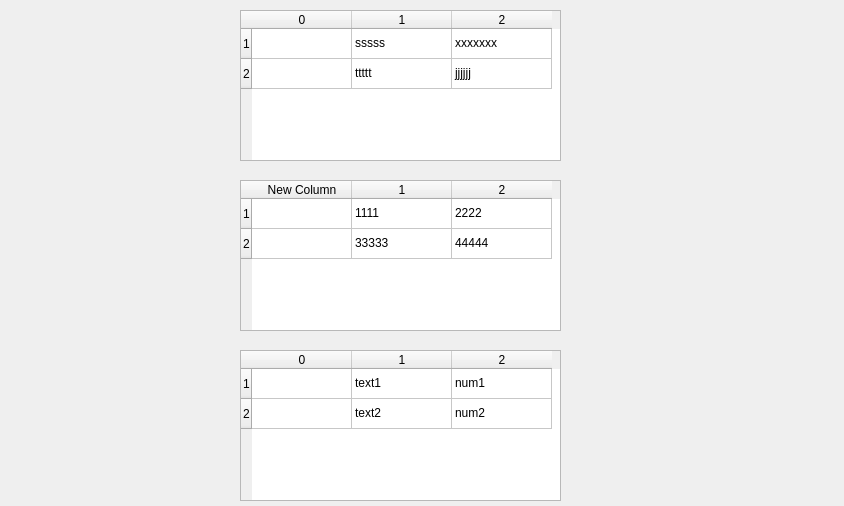
<?xml version="1.0" encoding="UTF-8"?>
<ui version="4.0">
 <class>Form</class>
 <widget class="QWidget" name="Form">
  <property name="geometry">
   <rect>
    <x>0</x>
    <y>0</y>
    <width>844</width>
    <height>506</height>
   </rect>
  </property>
  <property name="windowTitle">
   <string>Form</string>
  </property>
  <widget class="QTableWidget" name="tableWidget">
   <property name="geometry">
    <rect>
     <x>240</x>
     <y>10</y>
     <width>321</width>
     <height>151</height>
    </rect>
   </property>
   <property name="styleSheet">
    <string notr="true">QTableWidget::item:hover {
    color: white;
	background-color: red;
}      

QTableWidget::item:selected
{
 	color: white;
	background-color: green;
	
}
</string>
   </property>
   <property name="selectionMode">
    <enum>QAbstractItemView::SingleSelection</enum>
   </property>
   <property name="selectionBehavior">
    <enum>QAbstractItemView::SelectRows</enum>
   </property>
   <property name="showGrid">
    <bool>true</bool>
   </property>
   <property name="sortingEnabled">
    <bool>true</bool>
   </property>
   <row>
    <property name="text">
     <string>1</string>
    </property>
   </row>
   <row>
    <property name="text">
     <string>2</string>
    </property>
   </row>
   <column>
    <property name="text">
     <string>0</string>
    </property>
   </column>
   <column>
    <property name="text">
     <string>1</string>
    </property>
   </column>
   <column>
    <property name="text">
     <string>2</string>
    </property>
   </column>
   <item row="0" column="0">
    <property name="text">
     <string/>
    </property>
   </item>
   <item row="0" column="1">
    <property name="text">
     <string>sssss</string>
    </property>
   </item>
   <item row="0" column="2">
    <property name="text">
     <string>xxxxxxx</string>
    </property>
   </item>
   <item row="1" column="0">
    <property name="text">
     <string/>
    </property>
   </item>
   <item row="1" column="1">
    <property name="text">
     <string>ttttt</string>
    </property>
   </item>
   <item row="1" column="2">
    <property name="text">
     <string>jjjjjj</string>
    </property>
   </item>
  </widget>
  <widget class="QTableWidget" name="tableWidget_2">
   <property name="geometry">
    <rect>
     <x>240</x>
     <y>180</y>
     <width>321</width>
     <height>151</height>
    </rect>
   </property>
   <property name="styleSheet">
    <string notr="true">QTableWidget::item:hover {
    color: white;
	background-color: red;
}      

QTableWidget::item:selected
{
 	color: white;
	background-color: green;
	
}
</string>
   </property>
   <property name="selectionMode">
    <enum>QAbstractItemView::SingleSelection</enum>
   </property>
   <property name="selectionBehavior">
    <enum>QAbstractItemView::SelectRows</enum>
   </property>
   <property name="showGrid">
    <bool>true</bool>
   </property>
   <property name="sortingEnabled">
    <bool>true</bool>
   </property>
   <row>
    <property name="text">
     <string>1</string>
    </property>
   </row>
   <row>
    <property name="text">
     <string>2</string>
    </property>
   </row>
   <column>
    <property name="text">
     <string>New Column</string>
    </property>
   </column>
   <column>
    <property name="text">
     <string>1</string>
    </property>
   </column>
   <column>
    <property name="text">
     <string>2</string>
    </property>
   </column>
   <item row="0" column="0">
    <property name="text">
     <string/>
    </property>
   </item>
   <item row="0" column="1">
    <property name="text">
     <string>1111</string>
    </property>
   </item>
   <item row="0" column="2">
    <property name="text">
     <string>2222</string>
    </property>
   </item>
   <item row="1" column="0">
    <property name="text">
     <string/>
    </property>
   </item>
   <item row="1" column="1">
    <property name="text">
     <string>33333</string>
    </property>
   </item>
   <item row="1" column="2">
    <property name="text">
     <string>44444</string>
    </property>
   </item>
  </widget>
  <widget class="QTableWidget" name="tableWidget_3">
   <property name="geometry">
    <rect>
     <x>240</x>
     <y>350</y>
     <width>321</width>
     <height>151</height>
    </rect>
   </property>
   <property name="styleSheet">
    <string notr="true">QTableWidget::item:hover {
    color: white;
	background-color: red;
}      

QTableWidget::item:selected
{
 	color: white;
	background-color: green;
	
}
</string>
   </property>
   <property name="selectionMode">
    <enum>QAbstractItemView::SingleSelection</enum>
   </property>
   <property name="selectionBehavior">
    <enum>QAbstractItemView::SelectRows</enum>
   </property>
   <property name="showGrid">
    <bool>true</bool>
   </property>
   <property name="sortingEnabled">
    <bool>true</bool>
   </property>
   <row>
    <property name="text">
     <string>1</string>
    </property>
   </row>
   <row>
    <property name="text">
     <string>2</string>
    </property>
   </row>
   <column>
    <property name="text">
     <string>0</string>
    </property>
   </column>
   <column>
    <property name="text">
     <string>1</string>
    </property>
   </column>
   <column>
    <property name="text">
     <string>2</string>
    </property>
   </column>
   <item row="0" column="0">
    <property name="text">
     <string/>
    </property>
   </item>
   <item row="0" column="1">
    <property name="text">
     <string>text1</string>
    </property>
   </item>
   <item row="0" column="2">
    <property name="text">
     <string>num1</string>
    </property>
   </item>
   <item row="1" column="0">
    <property name="text">
     <string/>
    </property>
   </item>
   <item row="1" column="1">
    <property name="text">
     <string>text2</string>
    </property>
   </item>
   <item row="1" column="2">
    <property name="text">
     <string>num2</string>
    </property>
   </item>
  </widget>
 </widget>
 <resources/>
 <connections/>
</ui>
